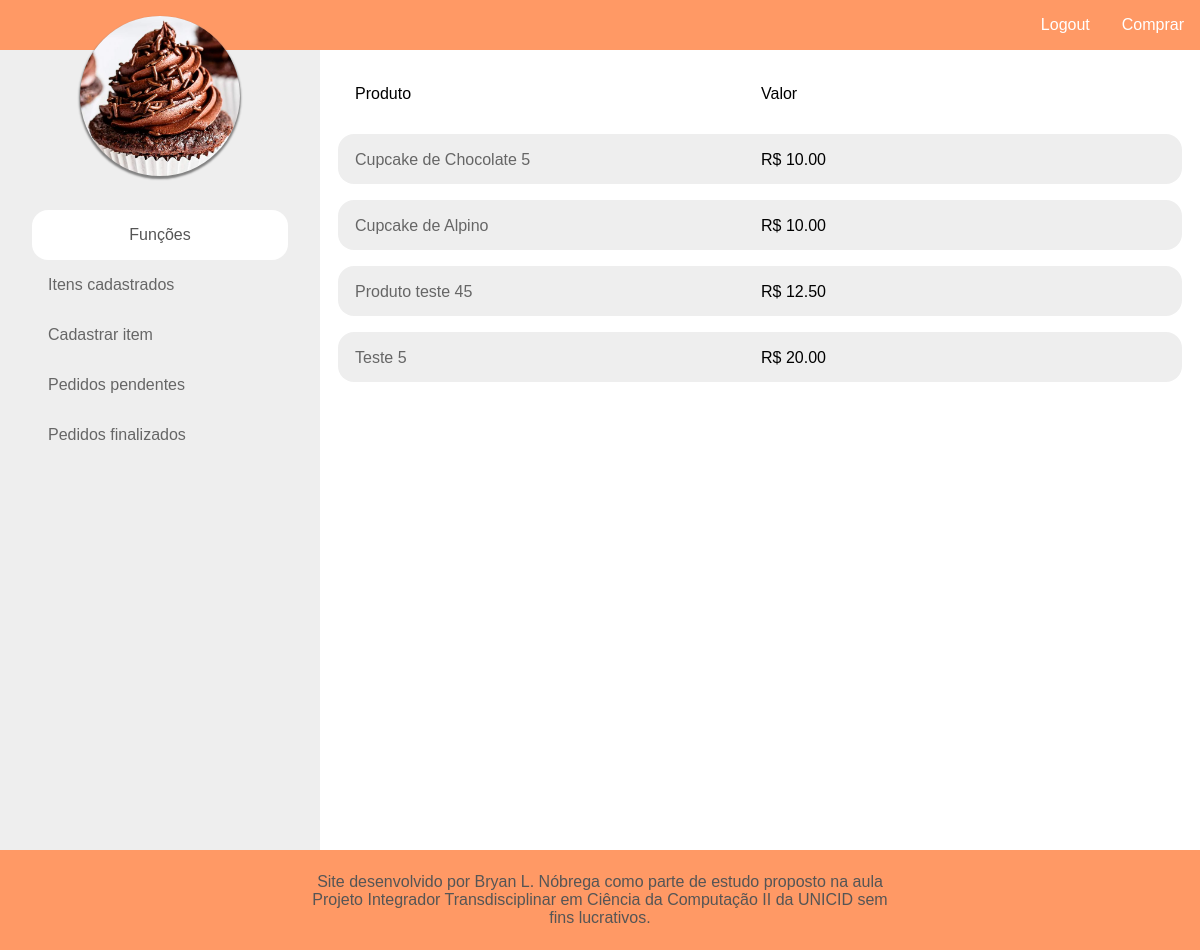
Screenshot of /Cupcakes/pages/admin.php (signed in) with the database file from the repository.
### tables this page shows
CREATE TABLE `itens` (
  `id` int(8) NOT NULL,
  `name` char(50) NOT NULL,
  `description` text NOT NULL,
  `price` decimal(8,2) NOT NULL,
  `image` text NOT NULL,
  `categoria` char(40) NOT NULL
);

### Cupcakes/pages/admin.php (the view, shortened to what this page needs)
<!DOCTYPE html>
<html lang="pt-br">
<?php include "admin_header.php";?>
        <section class="main-content">
            <table class="itens-admin">
                <tr class="table_duas_colunas" id="table-admin-header">
                    <td>
                        <label>Produto</label>
                    </td>
                    <td>
                        <label>Valor</label>
                    </td>
                </tr>
                <?php
                    $produtos = mysqli_query($conexao, "SELECT id, name, description, price, image, categoria FROM itens")
                    or die(mysqli_error($conexao));
                    if(@mysql_num_rows == '0'){
                        echo "Não encontramos produtos no momento.";
                    }else{
                        while($res_produtos=mysqli_fetch_array($produtos)){
                            $produto_id = $res_produtos[0];
                            $produto_name = $res_produtos[1];
                            $produto_price = $res_produtos[3];
                ?>
                            <tr class="table_duas_colunas">
                                <td>
                                    <label><a href="editar_item.php?&amp;item=<?php echo $produto_id;?>"><?php echo $produto_name;?></a></label>
                                </td>
                                <td>
                                    <label>R$ <?php echo $produto_price;?></label>
                                </td>
                            </tr>
                <?php
                        }
                    }
                ?>
            </table>
            </div>
</body>
</html>

### Cupcakes/css/style.css (style rules this page uses)
:root { --main-color: #ff9965; --highlight-color: #FF8040; --link-color: #666666; --text1: #999999; --highligth-text: #ff4000; --input-text: #555555; --white-color: #FFFFFF; --point-list: #CCCCCC; --line-input: #D9D9D9; }
* { font-family: "Arial"; box-sizing: border-box; }
html, body { margin: 0; height: 100%; }
a { text-decoration: none; color: var(--link-color); }
.main-content { width: 100%; height: 100%; padding: 1em; }
#table-admin-header { background-color: white !important; }
.itens-admin { width: 100%; margin: 0; }
.itens-admin tr { position: relative; float: left; width: 100%; height: 50px; padding: 1em; margin: 0 0 1em 0; background-color: #eee; border-radius: 1em; border: none; }
.itens-admin td { float: left; }
.table_duas_colunas td { width: 50%; }
footer div { display: flex; align-items: center; justify-content: center; width: 100%; height: 100px; margin: 0; background-color: var(--main-color); font-size: 16px; color: var(--input-text); }
footer div label { width: 50%; text-align: center; }

### rows the page displays
itens: name "Cupcake de Chocolate 5", price "10.00"
itens: name "Cupcake de Alpino", price "10.00"
itens: name "Produto teste 45", price "12.50"
itens: name "Teste 5", price "20.00"
